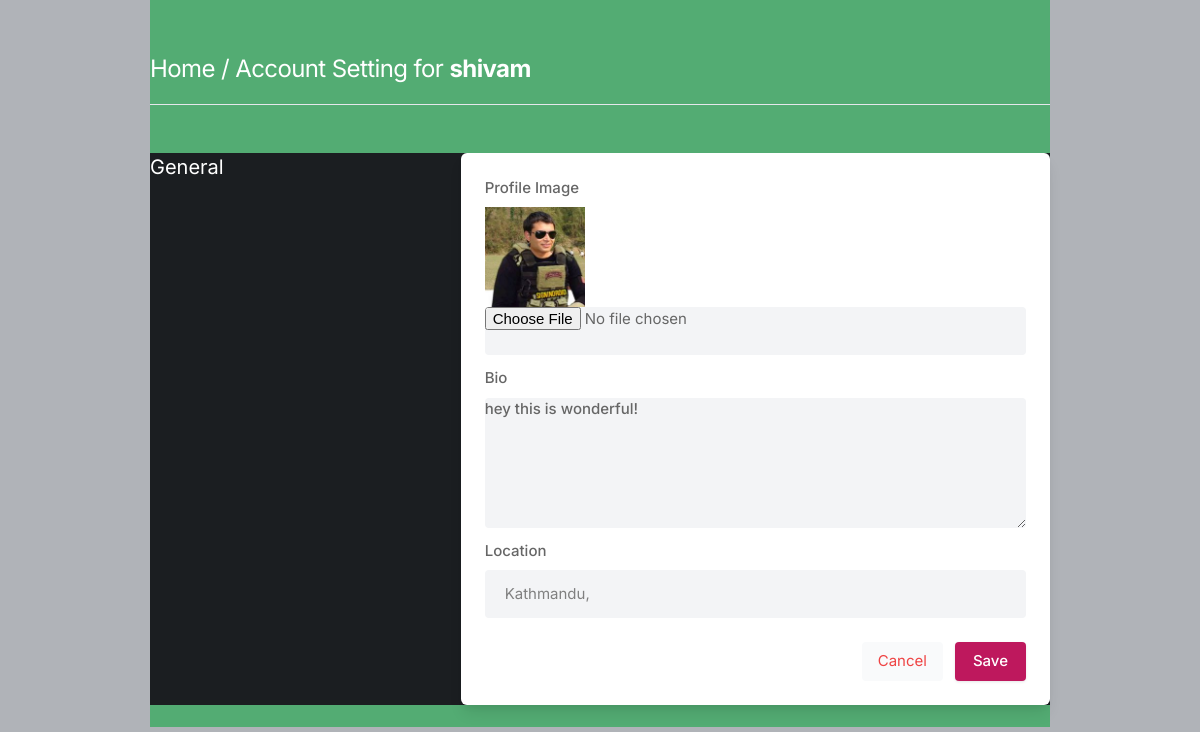
Page /settings (signed in) on the committed database.
### core/models.py (models this page shows, shortened)
class Profile(models.Model):
    user = models.ForeignKey(User, on_delete=models.CASCADE)
    id_user = models.IntegerField()
    bio = models.TextField(blank=True)
    profileimg = models.ImageField(upload_to='profile_images', default='blank-profile-picture.png')
    location = models.CharField(max_length=100, blank=True)

### core/views.py (the view, shortened to what this page needs)
# urls.py: path('settings', views.settings, name='settings'),
@login_required(login_url='signin')
def settings(request):
    user_profile = Profile.objects.get(user=request.user)
    return render(request, 'setting.html', {'user_profile': user_profile})

### templates/setting.html (shortened to what this page needs)
{% load static %}
<!DOCTYPE html>
<html lang="en">
<head>
    <link rel="stylesheet" href="{% static 'assets/css/icons.css' %}">
    <link rel="stylesheet" href="{% static 'assets/css/uikit.css' %}">
    <link rel="stylesheet" href="{% static 'assets/css/style.css' %}">
    <link rel="stylesheet" href="{% static 'assets/css/tailwind.css' %}">
</head>
<body style="background-color: black;">
            <div class="container m-auto" style="background-color:rgba(32, 169, 78, 0.643);">
                <h1 class="text-2xl leading-none text-white tracking-tight mt-3"><a href="/">Home</a> / Account Setting for <b>{{user.username}}</b> </h1>
                <br>
                <hr>
                <div class="grid lg:grid-cols-3 mt-12 gap-8" style="background-color: rgb(27, 30, 33);">
                    <div>
                        <h3 class="text-xl mb-2" style="color: white;"> General</h3>
                    </div>
                    <div class="bg-white rounded-md lg:shadow-lg shadow col-span-2">
                    <form action="" method="POST" enctype="multipart/form-data">
                       <div class="grid grid-cols-2 gap-3 lg:p-6 p-4">
                            <div class="col-span-2">
                                <label for=""> Profile Image</label>
                                <img width="100" height="100" src="{{user_profile.profileimg.url}}" />
                                <input type="file" name="image" value="" class="shadow-none bg-gray-100">
                            </div>
                            <div class="col-span-2">
                                <label for="about">Bio</label>
                                <textarea id="about" name="bio" rows="3"  class="shadow-none bg-gray-100">{{user_profile.bio}}</textarea>
                            </div>
                            <div class="col-span-2">
                                <label for=""> Location</label>
                                <input type="text" name="location" value="{{user_profile.location}}" class="shadow-none bg-gray-100">
                            </div>
                       </div>
                       <div class="bg-gray-10 p-6 pt-0 flex justify-end space-x-3">
                           <button class="p-2 px-4 rounded bg-gray-50 text-red-500"> <a href="/">Cancel</a> </button>
                           <button type="submit" class="button bg-blue-700"> Save </button>
                       </div>
                    </form>
                    </div>
                    </div>
                    <br>
                </div>
</body>
</html>

### static/assets/css/style.css (style rules this page uses)
body { background-color: #B0B3B8!important; }
button { vertical-align: middle; }
span.button, button.button { background-color: #be185d; top: 0; color: #fff; position: relative; padding: 8px 18px; line-height: 22px; position: relative; font-weight: 500; font-size: 15px; display: inline-block; -webkit-transition: all 0.2s ease-in-out; transition: all 0.2s ease-in-out; cursor: pointer; overflow: hidden; border: none; border-radius: 4px; -webkit-box-shadow: 0 1px 3px rgba(0, 0, 0, 0.1); box-shadow: 0 1px 3px rgba(0, 0, 0, 0.1); }
input { height: 48px; line-height: 48px; padding: 0 20px; outline: none; font-size: 15px; color: #808080; max-width: 100%; width: 100%; -webkit-box-sizing: border-box; box-sizing: border-box; display: block; font-weight: 400; opacity: 1; border-radius: 4px; border: none; -webkit-box-shadow: 0 1px 4px 0px rgba(0, 0, 0, 0.12); box-shadow: 0 1px 4px 0px rgba(0, 0, 0, 0.12); }
input[type="text"], input[type="password"], input[type="email"], input[type="number"] { height: 48px; line-height: 48px; padding: 0 20px; outline: none; font-size: 15px; color: #808080; max-width: 100%; width: 100%; -webkit-box-sizing: border-box; box-sizing: border-box; display: block; font-weight: 400; opacity: 1; border-radius: 4px; border: none; -webkit-box-shadow: 0 1px 4px 0px rgba(0, 0, 0, 0.12); box-shadow: 0 1px 4px 0px rgba(0, 0, 0, 0.12); }
textarea { height: 48px; line-height: 48px; padding: 0 20px; outline: none; font-size: 15px; color: #808080; margin: 0 0 16px 0; max-width: 100%; width: 100%; -webkit-box-sizing: border-box; box-sizing: border-box; display: block; background-color: #fff; font-weight: 500; opacity: 1; border-radius: 4px; border: none; -webkit-box-shadow: 0 1px 4px 0px rgba(0, 0, 0, 0.12); box-shadow: 0 1px 4px 0px rgba(0, 0, 0, 0.12); }
input { -webkit-transition: all 0.1s ease-in-out; transition: all 0.1s ease-in-out; }
::placeholder { color: #808080; opacity: 1; }
textarea { height: auto; line-height: 27px; padding: 20px; min-height: 130px; -webkit-transition: none !important; transition: none !important; min-width: 100%; }
label, legend { display: block; font-weight: bold; font-size: 15px; font-weight: 500; margin-bottom: 8px; }
button { border: none; margin: 0; padding: 0; width: auto; overflow: visible; background: transparent; color: inherit; font: inherit; line-height: normal; cursor: pointer; }
a { color: #be185d; -webkit-transition: 0.3s; transition: 0.3s; outline: none !important; }
button { outline: none !important; }
img { max-width: 100%; }
body { color: #666; font-size: 15px; line-height: 27px; background-color: #f0f2f5; font-family: "Inter", sans-serif; text-transform: none; }
h1, h2, h3, h4, h5, h6 { font-family: "Inter", sans-serif; text-transform: none; }
input[type="text"], input[type="password"], input[type="email"] { font-family: "Inter", sans-serif; text-transform: none; }
textarea, select { font-family: "Inter", sans-serif; text-transform: none; }
button, body .pac-container { font-family: "Inter", sans-serif; text-transform: none; }
h1, h2, h3, h4, h5, h6 { color: #333; font-weight: 500; margin: 0; padding: 0; }
h1 { font-size: 32px; }
h3 { font-size: 22px; }
b, strong { font-weight: 700 !important; }
@media (min-width: 1024px) { .container { max-width: 900px !important; padding-top: 45px; } }
.shadow-none { -webkit-box-shadow: none !important; box-shadow: none !important; }

### rows in the picture
Profile: profileimg (picture), bio "hey this is wonderful!", location "Kathmandu,"

### other values in the picture
{{ user.username }} "shivam"
